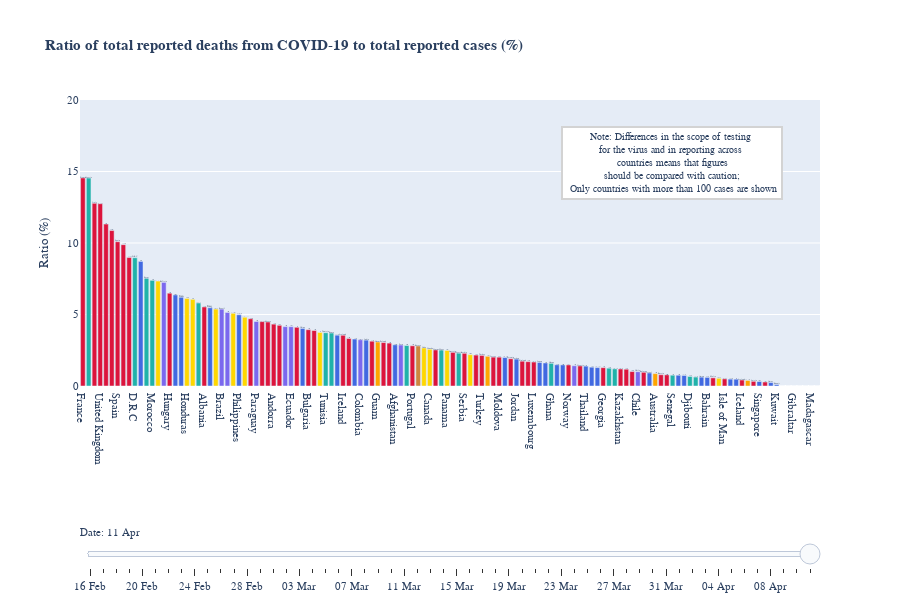

The cell this chart's notebook holds for it:
### Code cell
##### data


colours = {'Asia':"royalblue", 'Europe':"crimson", 'Africa':"lightseagreen", 'Oceania':"orange", 'North America':"gold",
       'South America':'mediumslateblue', "nan":"peru"}

# choose the first date in the 'days' list as your data
day = days[-1]

#subset the data by date
chart_data = chart_data = data.loc[(data['date'] == day) & (data['total_cases'] > threshold)].sort_values(by = 'death_rate', ascending = False)

# select only the first num_ countries in the new dataframe
chart_data_2 = chart_data[0:num_]

# create a colour variable for the new dataframe, assigning each country a colour according to the colour dictionary
chart_data_2['colour'] = [colours[str(x)] for x in chart_data_2['Continent_Name']]

# define the chart
data_ = [go.Bar(x = [' '.join(x.split('_')) for x in chart_data_2['countriesAndTerritories']],
                y=chart_data_2['death_rate'],
                name = '',
                 text = chart_data_2['countriesAndTerritories'].tolist(),
                customdata=chart_data_2['total_cases'],
#                 textposition='auto',
                marker=dict(color=chart_data_2['colour'].tolist()),
               hovertemplate = "<br><b>%{text}</b><br> Death Rate (%): %{y:0.1f}<br>Total Cases: %{customdata:,}<extra></extra>")]


### layout
    
layout = go.Layout(
    height = 600,
    width = 900,
    title = "<b>Ratio of total reported deaths from COVID-19 to total reported cases (%)</b>",
     font=dict(
               family="Arial",
                size=11

            ))

### frames 

# define lists to capture frames and steps in a loop
frames = []
steps = []

# loop through days making a new frame and a new step each time
for day in days:
    # create data subset, based on date, and threshold, sort values, take the first num_ countries then assign colours
    chart_data = chart_data = data.loc[(data['date'] == day) & (data['total_cases'] > threshold)].sort_values(by = 'death_rate', ascending = False)
    chart_data_2 = chart_data[0:num_]
    chart_data_2['colour'] = [colours[str(x)] for x in chart_data_2['Continent_Name']]
    
    # create chart 
    frame = go.Frame(name = day, 
                     data =[ go.Bar(x = [' '.join(x.split('_')) for x in chart_data_2['countriesAndTerritories']],
                                                y=chart_data_2['death_rate'],
                                                name = '',
                                                 text = chart_data_2['countriesAndTerritories'].tolist(),
                                            customdata=chart_data_2['total_deaths'],
#                                                 textposition='auto',
                                                marker=dict(color=chart_data_2['colour'].tolist()),
                                                hovertemplate = "<br><b>%{text}</b><br> Death Rate (%): %{y:0.1f}<br>Total Cases: %{customdata:,}<extra></extra>")]
                                               )
    # add to chart list    
    frames.append(frame)  
    
    # create steps
    step = dict(
        method="animate",
        args=[
        [day],
        {"frame": {"duration": 100,
                   "redraw": True},
         "mode": "immediate",
         "transition": {"duration": 100,
                        "easing": "quad-in"}}
    ],
        label = day,
        
    )
    
    # append step to step list
    steps.append(step)



# Create and add aslider
sliders = [dict(   
    y = -0.3,
    active=len(days)-1,
    currentvalue={"prefix": "Date: ",
                  "visible" :True},
    transition = {"duration": 300},
    pad={"t": 50},
    steps=steps
)]

# append slider information to layout.
layout['sliders'] = sliders

#add a footnote
footnote = dict(xref='paper', 
                xanchor='right',
                text = "Note: Differences in the scope of testing <BR>for the virus and in reporting across <BR> countries means that figures <BR> should be compared with caution; <BR> Only countries with more than 100 cases are shown",
                x=0.95, 
                yanchor='bottom',
                yshift = -100,
                xshift = 0,
                showarrow=False,
                 font=dict(
             #   family="Ariel",
                size=10

            ),
                bgcolor="#ffffff",
                bordercolor="#D3D3D3",
                borderwidth=2,
                borderpad=4,
                y=20)

layout['annotations'] = [footnote]

# make the chart
fig = go.Figure(data_,layout,frames)

#fix the axes
fig.layout.yaxis.update(range=[0,
                              20],title = 'Ratio (%)')



# show the figure
fig.show()

### Figure 1 — Plotly figure (JSON) as saved in the notebook; plotly's stock layout.template omitted (floating-point values rounded to 4 significant figures)
{"data": [{"customdata": [90676, 1761, 147577, 70272, 26667, 23097, 157022, 344, 9685, 223, 3512, 1794, 1448, 109, 276, 1310, 424, 68192, 392, 3844, 448, 416, 1279, 725, 19638, 175, 118, 4076, 2620, 5467, 133, 711, 2011, 601, 5819, 1975, 7161, 901, 83004, 635, 1160, 501560, 671, 189, 197, 8089, 24228, 609, 2473, 7447, 2203, 130, 5955, 200, 521, 5897, 318, 15472, 250, 564, 22133, 595, 438, 2974, 13560, 305, 3105, 137, 117658, 47029, 5732, 198, 1438, 10450, 1258, 372, 2769, 999, 3223, 5347, 4346, 378, 4788, 339, 6244, 494, 1495, 2518, 380, 3651, 234, 803, 2003, 840, 937, 991, 6501, 1981, 10408, 6238, 11917, 257, 265, 266, 136, 150, 480, 484, 998, 350, 558, 201, 624, 3360, 1675, 1035, 612, 1909, 715, 2512, 993, 212, 120, 127, 118, 184, 102, 255], "hovertemplate": "<br><b>%{text}</b><br> Death Rate (%): %{y:0.1f}<br>Total Cases: %{customdata:,}<extra></extra>", "marker": {"color": ["crimson", "lightseagreen", "crimson", "crimson", "crimson", "crimson", "crimson", "crimson", "crimson", "lightseagreen", "royalblue", "lightseagreen", "lightseagreen", "gold", "mediumslateblue", "crimson", "royalblue", "royalblue", "gold", "gold", "lightseagreen", "crimson", "royalblue", "gold", "mediumslateblue", "mediumslateblue", "gold", "royalblue", "gold", "crimson", "mediumslateblue", "crimson", "crimson", "crimson", "crimson", "mediumslateblue", "mediumslateblue", "crimson", "royalblue", "crimson", "crimson", "gold", "lightseagreen", "lightseagreen", "royalblue", "crimson", "crimson", "royalblue", "mediumslateblue", "royalblue", "crimson", "orange", "crimson", "crimson", "royalblue", "mediumslateblue", "lightseagreen", "crimson", "peru", "gold", "gold", "crimson", "lightseagreen", "gold", "crimson", "lightseagreen", "crimson", "gold", "crimson", "crimson", "orange", "crimson", "crimson", "royalblue", "crimson", "royalblue", "crimson", "crimson", "crimson", "royalblue", "royalblue", "lightseagreen", "royalblue", "royalblue", "crimson", "mediumslateblue", "crimson", "royalblue", "royalblue", "royalblue", "crimson", "lightseagreen", "lightseagreen", "crimson", "crimson", "crimson", "mediumslateblue", "crimson", "royalblue", "orange", "crimson", "crimson", "lightseagreen", "royalblue", "royalblue", "lightseagreen", "lightseagreen", "royalblue", "royalblue", "crimson", "gold", "crimson", "royalblue", "royalblue", "crimson", "orange", "crimson", "royalblue", "crimson", "royalblue", "royalblue", "lightseagreen", "royalblue", "crimson", "lightseagreen", "crimson", "lightseagreen", "royalblue"]}, "name": "", "text": ["France", "Algeria", "Italy", "United_Kingdom", "Belgium", "Netherlands", "Spain", "San_Marino", "Sweden", "D.R.C", "Indonesia", "Egypt", "Morocco", "Trinidad_and_Tobago", "Bolivia", "Hungary", "Bangladesh", "Iran", "Honduras", "Mexico", "Burkina_Faso", "Albania", "Iraq", "Puerto_Rico", "Brazil", "Venezuela", "El_Salvador", "Philippines", "Dominican_Republic", "Romania", "Paraguay", "North_Macedonia", "Greece", "Andorra", "Denmark", "Argentina", "Ecuador", "Bosnia_and_Herzegovina", "China", "Bulgaria", "Slovenia", "United_States_of_America", "Tunisia", "Kenya", "Sri_Lanka", "Ireland", "Switzerland", "Lebanon", "Colombia", "India", "Ukraine", "Guam", "Poland", "Guernsey", "Afghanistan", "Peru", "Mauritius", "Portugal", "Kosovo", "Cuba", "Canada", "Cyprus", "Niger", "Panama", "Austria", "Nigeria", "Serbia", "Guatemala", "Germany", "Turkey", "Czechia", "Jersey", "Moldova", "South_Korea", "Estonia", "Jordan", "Finland", "Lithuania", "Luxembourg", "Japan", "Malaysia", "Ghana", "Pakistan", "Kyrgyzstan", "Norway", "Uruguay", "Croatia", "Thailand", "Taiwan", "Saudi_Arabia", "Georgia", "Cameroon", "South_Africa", "Kazakhstan", "Armenia", "Azerbaijan", "Chile", "Belarus", "Israel", "Australia", "Russia", "Montenegro", "Senegal", "Palestine", "Brunei_Darussalam", "Djibouti", "Cote_dIvoire", "Oman", "Bahrain", "Malta", "Costa_Rica", "Isle_of_Man", "Uzbekistan", "United_Arab_Emirates", "Iceland", "New_Zealand", "Latvia", "Singapore", "Slovakia", "Qatar", "Kuwait", "Guinea", "Cambodia", "Gibraltar", "Rwanda", "Faroe_Islands", "Madagascar", "Vietnam"], "type": "bar", "x": ["France", "Algeria", "Italy", "United Kingdom", "Belgium", "Netherlands", "Spain", "San Marino", "Sweden", "D.R.C", "Indonesia", "Egypt", "Morocco", "Trinidad and Tobago", "Bolivia", "Hungary", "Bangladesh", "Iran", "Honduras", "Mexico", "Burkina Faso", "Albania", "Iraq", "Puerto Rico", "Brazil", "Venezuela", "El Salvador", "Philippines", "Dominican Republic", "Romania", "Paraguay", "North Macedonia", "Greece", "Andorra", "Denmark", "Argentina", "Ecuador", "Bosnia and Herzegovina", "China", "Bulgaria", "Slovenia", "United States of America", "Tunisia", "Kenya", "Sri Lanka", "Ireland", "Switzerland", "Lebanon", "Colombia", "India", "Ukraine", "Guam", "Poland", "Guernsey", "Afghanistan", "Peru", "Mauritius", "Portugal", "Kosovo", "Cuba", "Canada", "Cyprus", "Niger", "Panama", "Austria", "Nigeria", "Serbia", "Guatemala", "Germany", "Turkey", "Czechia", "Jersey", "Moldova", "South Korea", "Estonia", "Jordan", "Finland", "Lithuania", "Luxembourg", "Japan", "Malaysia", "Ghana", "Pakistan", "Kyrgyzstan", "Norway", "Uruguay", "Croatia", "Thailand", "Taiwan", "Saudi Arabia", "Georgia", "Cameroon", "South Africa", "Kazakhstan", "Armenia", "Azerbaijan", "Chile", "Belarus", "Israel", "Australia", "Russia", "Montenegro", "Senegal", "Palestine", "Brunei Darussalam", "Djibouti", "Cote dIvoire", "Oman", "Bahrain", "Malta", "Costa Rica", "Isle of Man", "Uzbekistan", "United Arab Emirates", "Iceland", "New Zealand", "Latvia", "Singapore", "Slovakia", "Qatar", "Kuwait", "Guinea", "Cambodia", "Gibraltar", "Rwanda", "Faroe Islands", "Madagascar", "Vietnam"], "y": [14.55, 14.54, 12.77, 12.75, 11.32, 10.87, 10.09, 9.884, 8.983, 8.969, 8.713, 7.525, 7.39, 7.339, 7.246, 6.489, 6.368, 6.206, 6.122, 6.061, 5.804, 5.529, 5.473, 5.379, 5.377, 5.143, 5.085, 4.98, 4.809, 4.701, 4.511, 4.501, 4.475, 4.326, 4.245, 4.152, 4.147, 4.107, 4.028, 3.937, 3.879, 3.744, 3.726, 3.704, 3.553, 3.548, 3.323, 3.284, 3.235, 3.209, 3.132, 3.077, 3.039, 3, 2.879, 2.866, 2.83, 2.812, 2.8, 2.66, 2.571, 2.521, 2.511, 2.488, 2.353, 2.295, 2.287, 2.19, 2.162, 2.139, 2.076, 2.02, 2.017, 1.99, 1.908, 1.882, 1.733, 1.702, 1.675, 1.646, 1.611, 1.587, 1.483, 1.475, 1.473, 1.417, 1.405, 1.39, 1.316, 1.287, 1.282, 1.245, 1.198, 1.19, 1.174, 1.009, 0.9998, 0.9591, 0.9128, 0.8657, 0.7888, 0.7782, 0.7547, 0.7519, 0.7353, 0.6667, 0.625, 0.6198, 0.6012, 0.5714, 0.5376, 0.4975, 0.4808, 0.4762, 0.4179, 0.3865, 0.3268, 0.3143, 0.2797, 0.2389, 0.1007, 0, 0, 0, 0, 0, 0, 0]}], "layout": {"annotations": [{"bgcolor": "#ffffff", "bordercolor": "#D3D3D3", "borderpad": 4, "borderwidth": 2, "font": {"size": 10}, "showarrow": false, "text": "Note: Differences in the scope of testing <BR>for the virus and in reporting across <BR> countries means that figures <BR> should be compared with caution; <BR> Only countries with more than 100 cases are shown", "x": 0.95, "xanchor": "right", "xref": "paper", "xshift": 0, "y": 20, "yanchor": "bottom", "yshift": -100}], "font": {"family": "Arial", "size": 11}, "height": 600, "sliders": [{"active": 55, "currentvalue": {"prefix": "Date: ", "visible": true}, "pad": {"t": 50}, "steps": [{"args": [["16 Feb"], {"frame": {"duration": 100, "redraw": true}, "mode": "immediate", "transition": {"duration": 100, "easing": "quad-in"}}], "label": "16 Feb", "method": "animate"}, {"args": [["17 Feb"], {"frame": {"duration": 100, "redraw": true}, "mode": "immediate", "transition": {"duration": 100, "easing": "quad-in"}}], "label": "17 Feb", "method": "animate"}, {"args": [["18 Feb"], {"frame": {"duration": 100, "redraw": true}, "mode": "immediate", "transition": {"duration": 100, "easing": "quad-in"}}], "label": "18 Feb", "method": "animate"}, {"args": [["19 Feb"], {"frame": {"duration": 100, "redraw": true}, "mode": "immediate", "transition": {"duration": 100, "easing": "quad-in"}}], "label": "19 Feb", "method": "animate"}, {"args": [["20 Feb"], {"frame": {"duration": 100, "redraw": true}, "mode": "immediate", "transition": {"duration": 100, "easing": "quad-in"}}], "label": "20 Feb", "method": "animate"}, {"args": [["21 Feb"], {"frame": {"duration": 100, "redraw": true}, "mode": "immediate", "transition": {"duration": 100, "easing": "quad-in"}}], "label": "21 Feb", "method": "animate"}, {"args": [["22 Feb"], {"frame": {"duration": 100, "redraw": true}, "mode": "immediate", "transition": {"duration": 100, "easing": "quad-in"}}], "label": "22 Feb", "method": "animate"}, {"args": [["23 Feb"], {"frame": {"duration": 100, "redraw": true}, "mode": "immediate", "transition": {"duration": 100, "easing": "quad-in"}}], "label": "23 Feb", "method": "animate"}, {"args": [["24 Feb"], {"frame": {"duration": 100, "redraw": true}, "mode": "immediate", "transition": {"duration": 100, "easing": "quad-in"}}], "label": "24 Feb", "method": "animate"}, {"args": [["25 Feb"], {"frame": {"duration": 100, "redraw": true}, "mode": "immediate", "transition": {"duration": 100, "easing": "quad-in"}}], "label": "25 Feb", "method": "animate"}, {"args": [["26 Feb"], {"frame": {"duration": 100, "redraw": true}, "mode": "immediate", "transition": {"duration": 100, "easing": "quad-in"}}], "label": "26 Feb", "method": "animate"}, {"args": [["27 Feb"], {"frame": {"duration": 100, "redraw": true}, "mode": "immediate", "transition": {"duration": 100, "easing": "quad-in"}}], "label": "27 Feb", "method": "animate"}, {"args": [["28 Feb"], {"frame": {"duration": 100, "redraw": true}, "mode": "immediate", "transition": {"duration": 100, "easing": "quad-in"}}], "label": "28 Feb", "method": "animate"}, {"args": [["29 Feb"], {"frame": {"duration": 100, "redraw": true}, "mode": "immediate", "transition": {"duration": 100, "easing": "quad-in"}}], "label": "29 Feb", "method": "animate"}, {"args": [["01 Mar"], {"frame": {"duration": 100, "redraw": true}, "mode": "immediate", "transition": {"duration": 100, "easing": "quad-in"}}], "label": "01 Mar", "method": "animate"}, {"args": [["02 Mar"], {"frame": {"duration": 100, "redraw": true}, "mode": "immediate", "transition": {"duration": 100, "easing": "quad-in"}}], "label": "02 Mar", "method": "animate"}, {"args": [["03 Mar"], {"frame": {"duration": 100, "redraw": true}, "mode": "immediate", "transition": {"duration": 100, "easing": "quad-in"}}], "label": "03 Mar", "method": "animate"}, {"args": [["04 Mar"], {"frame": {"duration": 100, "redraw": true}, "mode": "immediate", "transition": {"duration": 100, "easing": "quad-in"}}], "label": "04 Mar", "method": "animate"}, {"args": [["05 Mar"], {"frame": {"duration": 100, "redraw": true}, "mode": "immediate", "transition": {"duration": 100, "easing": "quad-in"}}], "label": "05 Mar", "method": "animate"}, {"args": [["06 Mar"], {"frame": {"duration": 100, "redraw": true}, "mode": "immediate", "transition": {"duration": 100, "easing": "quad-in"}}], "label": "06 Mar", "method": "animate"}, {"args": [["07 Mar"], {"frame": {"duration": 100, "redraw": true}, "mode": "immediate", "transition": {"duration": 100, "easing": "quad-in"}}], "label": "07 Mar", "method": "animate"}, {"args": [["08 Mar"], {"frame": {"duration": 100, "redraw": true}, "mode": "immediate", "transition": {"duration": 100, "easing": "quad-in"}}], "label": "08 Mar", "method": "animate"}, {"args": [["09 Mar"], {"frame": {"duration": 100, "redraw": true}, "mode": "immediate", "transition": {"duration": 100, "easing": "quad-in"}}], "label": "09 Mar", "method": "animate"}, {"args": [["10 Mar"], {"frame": {"duration": 100, "redraw": true}, "mode": "immediate", "transition": {"duration": 100, "easing": "quad-in"}}], "label": "10 Mar", "method": "animate"}, {"args": [["11 Mar"], {"frame": {"duration": 100, "redraw": true}, "mode": "immediate", "transition": {"duration": 100, "easing": "quad-in"}}], "label": "11 Mar", "method": "animate"}, {"args": [["12 Mar"], {"frame": {"duration": 100, "redraw": true}, "mode": "immediate", "transition": {"duration": 100, "easing": "quad-in"}}], "label": "12 Mar", "method": "animate"}, {"args": [["13 Mar"], {"frame": {"duration": 100, "redraw": true}, "mode": "immediate", "transition": {"duration": 100, "easing": "quad-in"}}], "label": "13 Mar", "method": "animate"}, {"args": [["14 Mar"], {"frame": {"duration": 100, "redraw": true}, "mode": "immediate", "transition": {"duration": 100, "easing": "quad-in"}}], "label": "14 Mar", "method": "animate"}, {"args": [["15 Mar"], {"frame": {"duration": 100, "redraw": true}, "mode": "immediate", "transition": {"duration": 100, "easing": "quad-in"}}], "label": "15 Mar", "method": "animate"}, {"args": [["16 Mar"], {"frame": {"duration": 100, "redraw": true}, "mode": "immediate", "transition": {"duration": 100, "easing": "quad-in"}}], "label": "16 Mar", "method": "animate"}, {"args": [["17 Mar"], {"frame": {"duration": 100, "redraw": true}, "mode": "immediate", "transition": {"duration": 100, "easing": "quad-in"}}], "label": "17 Mar", "method": "animate"}, {"args": [["18 Mar"], {"frame": {"duration": 100, "redraw": true}, "mode": "immediate", "transition": {"duration": 100, "easing": "quad-in"}}], "label": "18 Mar", "method": "animate"}, {"args": [["19 Mar"], {"frame": {"duration": 100, "redraw": true}, "mode": "immediate", "transition": {"duration": 100, "easing": "quad-in"}}], "label": "19 Mar", "method": "animate"}, {"args": [["20 Mar"], {"frame": {"duration": 100, "redraw": true}, "mode": "immediate", "transition": {"duration": 100, "easing": "quad-in"}}], "label": "20 Mar", "method": "animate"}, {"args": [["21 Mar"], {"frame": {"duration": 100, "redraw": true}, "mode": "immediate", "transition": {"duration": 100, "easing": "quad-in"}}], "label": "21 Mar", "method": "animate"}, {"args": [["22 Mar"], {"frame": {"duration": 100, "redraw": true}, "mode": "immediate", "transition": {"duration": 100, "easing": "quad-in"}}], "label": "22 Mar", "method": "animate"}, {"args": [["23 Mar"], {"frame": {"duration": 100, "redraw": true}, "mode": "immediate", "transition": {"duration": 100, "easing": "quad-in"}}], "label": "23 Mar", "method": "animate"}, {"args": [["24 Mar"], {"frame": {"duration": 100, "redraw": true}, "mode": "immediate", "transition": {"duration": 100, "easing": "quad-in"}}], "label": "24 Mar", "method": "animate"}, {"args": [["25 Mar"], {"frame": {"duration": 100, "redraw": true}, "mode": "immediate", "transition": {"duration": 100, "easing": "quad-in"}}], "label": "25 Mar", "method": "animate"}, {"args": [["26 Mar"], {"frame": {"duration": 100, "redraw": true}, "mode": "immediate", "transition": {"duration": 100, "easing": "quad-in"}}], "label": "26 Mar", "method": "animate"}, {"args": [["27 Mar"], {"frame": {"duration": 100, "redraw": true}, "mode": "immediate", "transition": {"duration": 100, "easing": "quad-in"}}], "label": "27 Mar", "method": "animate"}, {"args": [["28 Mar"], {"frame": {"duration": 100, "redraw": true}, "mode": "immediate", "transition": {"duration": 100, "easing": "quad-in"}}], "label": "28 Mar", "method": "animate"}, {"args": [["29 Mar"], {"frame": {"duration": 100, "redraw": true}, "mode": "immediate", "transition": {"duration": 100, "easing": "quad-in"}}], "label": "29 Mar", "method": "animate"}, {"args": [["30 Mar"], {"frame": {"duration": 100, "redraw": true}, "mode": "immediate", "transition": {"duration": 100, "easing": "quad-in"}}], "label": "30 Mar", "method": "animate"}, {"args": [["31 Mar"], {"frame": {"duration": 100, "redraw": true}, "mode": "immediate", "transition": {"duration": 100, "easing": "quad-in"}}], "label": "31 Mar", "method": "animate"}, {"args": [["01 Apr"], {"frame": {"duration": 100, "redraw": true}, "mode": "immediate", "transition": {"duration": 100, "easing": "quad-in"}}], "label": "01 Apr", "method": "animate"}, {"args": [["02 Apr"], {"frame": {"duration": 100, "redraw": true}, "mode": "immediate", "transition": {"duration": 100, "easing": "quad-in"}}], "label": "02 Apr", "method": "animate"}, {"args": [["03 Apr"], {"frame": {"duration": 100, "redraw": true}, "mode": "immediate", "transition": {"duration": 100, "easing": "quad-in"}}], "label": "03 Apr", "method": "animate"}, {"args": [["04 Apr"], {"frame": {"duration": 100, "redraw": true}, "mode": "immediate", "transition": {"duration": 100, "easing": "quad-in"}}], "label": "04 Apr", "method": "animate"}, {"args": [["05 Apr"], {"frame": {"duration": 100, "redraw": true}, "mode": "immediate", "transition": {"duration": 100, "easing": "quad-in"}}], "label": "05 Apr", "method": "animate"}, {"args": [["06 Apr"], {"frame": {"duration": 100, "redraw": true}, "mode": "immediate", "transition": {"duration": 100, "easing": "quad-in"}}], "label": "06 Apr", "method": "animate"}, {"args": [["07 Apr"], {"frame": {"duration": 100, "redraw": true}, "mode": "immediate", "transition": {"duration": 100, "easing": "quad-in"}}], "label": "07 Apr", "method": "animate"}, {"args": [["08 Apr"], {"frame": {"duration": 100, "redraw": true}, "mode": "immediate", "transition": {"duration": 100, "easing": "quad-in"}}], "label": "08 Apr", "method": "animate"}, {"args": [["09 Apr"], {"frame": {"duration": 100, "redraw": true}, "mode": "immediate", "transition": {"duration": 100, "easing": "quad-in"}}], "label": "09 Apr", "method": "animate"}, {"args": [["10 Apr"], {"frame": {"duration": 100, "redraw": true}, "mode": "immediate", "transition": {"duration": 100, "easing": "quad-in"}}], "label": "10 Apr", "method": "animate"}, {"args": [["11 Apr"], {"frame": {"duration": 100, "redraw": true}, "mode": "immediate", "transition": {"duration": 100, "easing": "quad-in"}}], "label": "11 Apr", "method": "animate"}], "transition": {"duration": 300}, "x": 0, "y": -0.3}], "title": {"text": "<b>Ratio of total reported deaths from COVID-19 to total reported cases (%)</b>"}, "width": 900, "xaxis": {"autorange": true, "range": [-0.5, 127.5], "type": "category"}, "yaxis": {"range": [0, 20], "title": {"text": "Ratio (%)"}, "type": "linear"}}}
